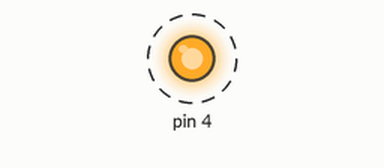
Bench run of a sketch on a simulated Arduino Uno, built with avr-gcc and run on an emulated ATmega328P. Shown: output pins drawn as LEDs (lit = HIGH). Dashed ring = blinking.

Above: at 0.2 s.
Timing chart, 0 to 3.0 s (numbered marks = the images above):
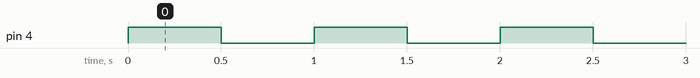

The sketch:

HW3-Problem2.ino
```cpp
// Adv. Mech Spring 2025
// Team 3 Santiago Bernheim - Alejandro Ojeda - Nishant Pushparaju
// HW3 Problem 2
// Blinking LED on Pin 4 using bit(), bitSet(), bitClear()

void setup() {
  DDRD |= bit(DDD4); // Set pin 4 (PORTD4) as output
}

void loop() {
  bitSet(PORTD, PD4); // Turn LED on
  delay(500);
  bitClear(PORTD, PD4); // Turn LED off
  delay(500);
}
```

Measured:
- by itself, pin 4: alternates HIGH for 0.50 s and LOW for 0.50 s
